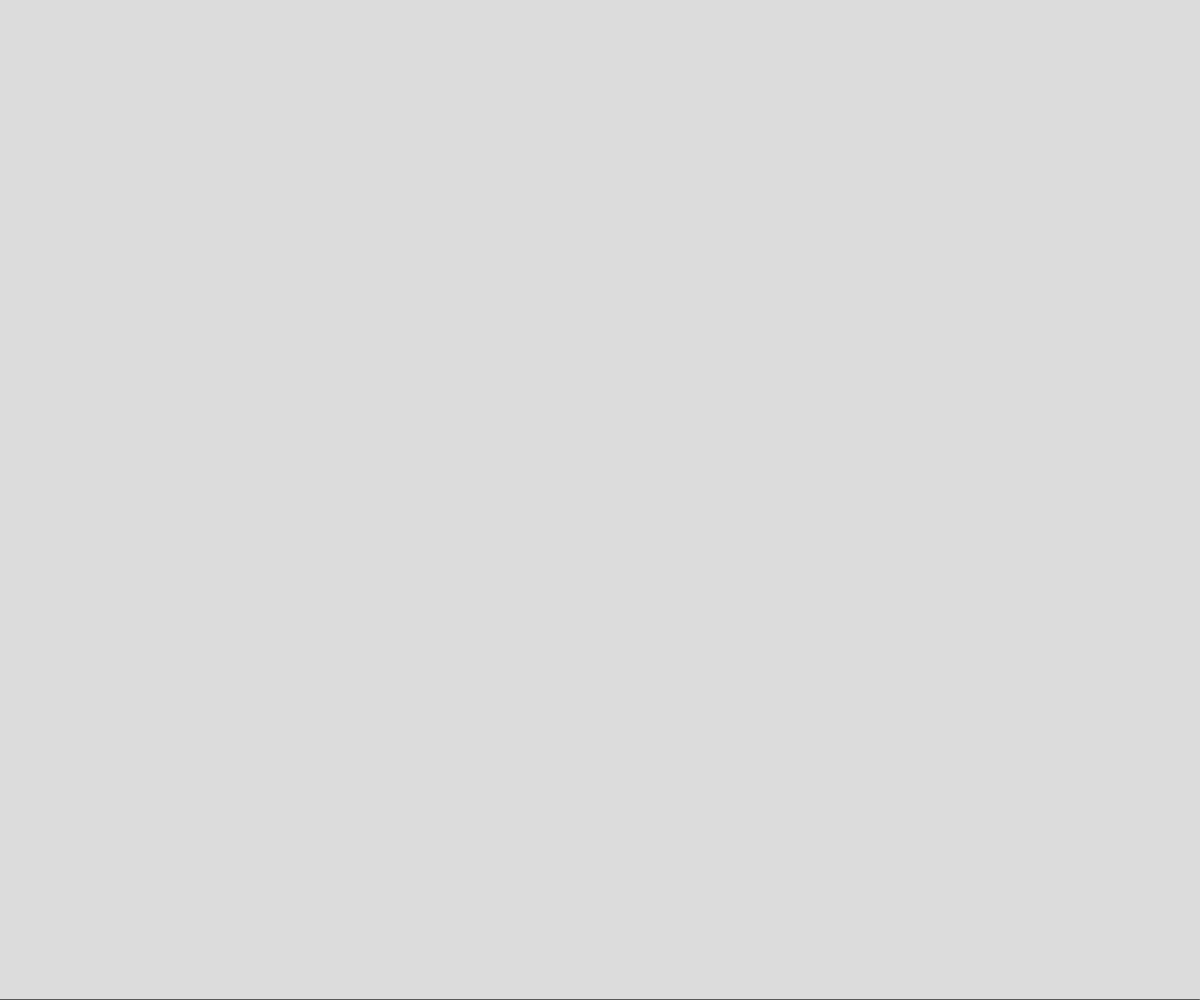
Frame 1 (no input)
Frame 60 (no input): identical to frame 1, image omitted
Frame 120 (the mouse pressed at the canvas centre since frame 60): identical to frame 1, image omitted

The p5.js sketch that drew this single still picture (run headless with seeded random() and noise() and a simulated clock; from frame 60 on, the mouse is pressed at the canvas centre):

// p5.js sketch
// ── sketch.js
let startingPoint = 0;

function setup() {
  createCanvas(windowWidth, windowHeight);
  fill(0);
  stroke(0);
  strokeWeight(1);
}

function draw() {
  background(220)
  for(var x=0; x<width; x++){
    let h = noise((x+startingPoint)/500);
    rect(x,height,1,h*-100);
  }
  if(keyIsDown(39)){
    startingPoint+=5;
  }else if(keyIsDown(37)){
    startingPoint-=5;
  }
}

function windowResized(){
  setup();
}
